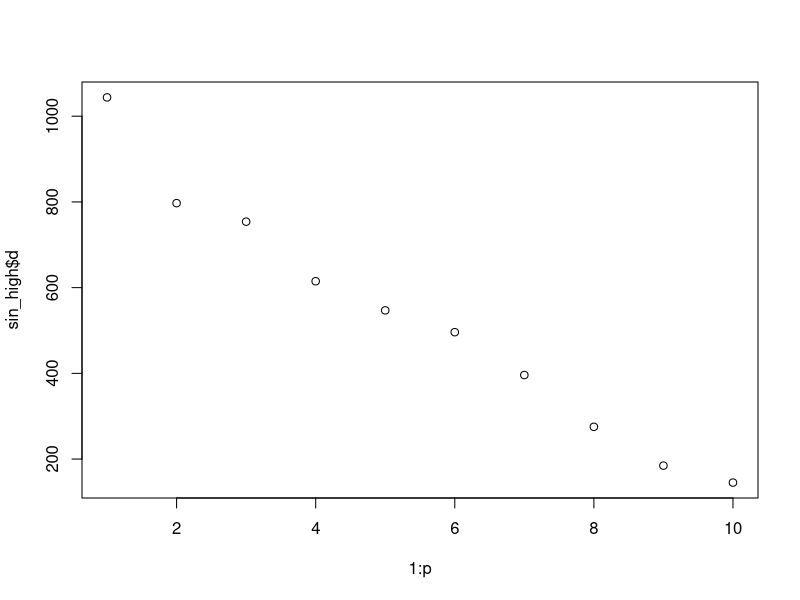
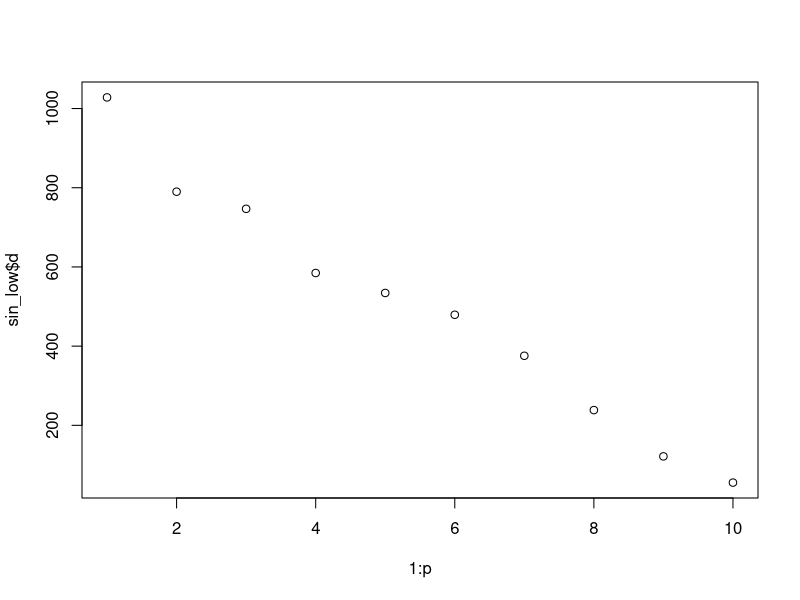
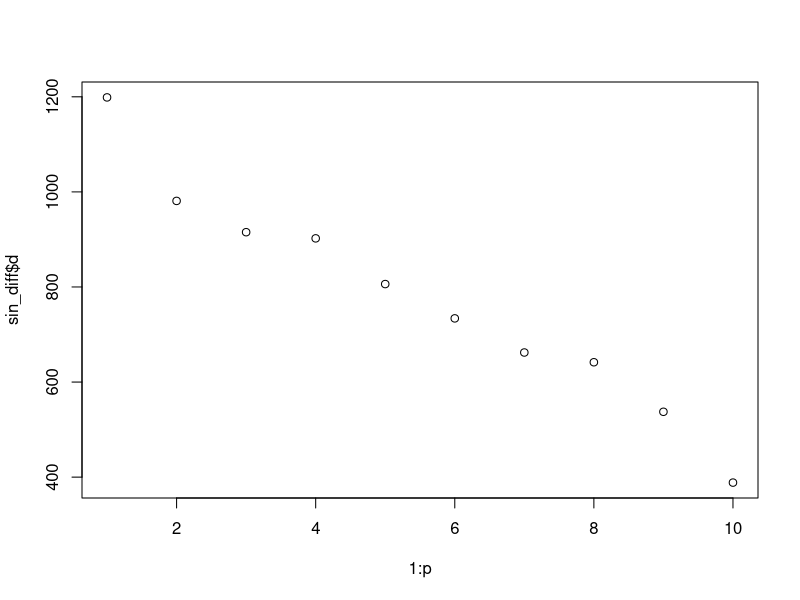
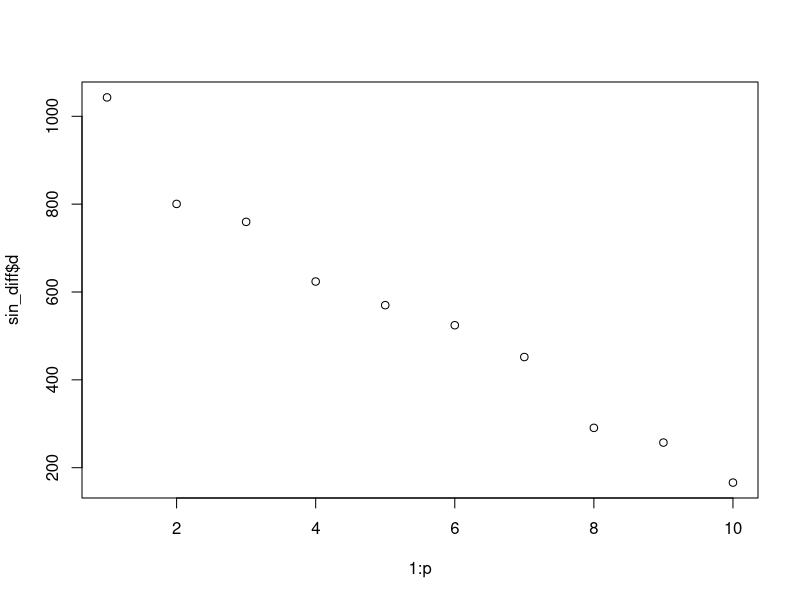
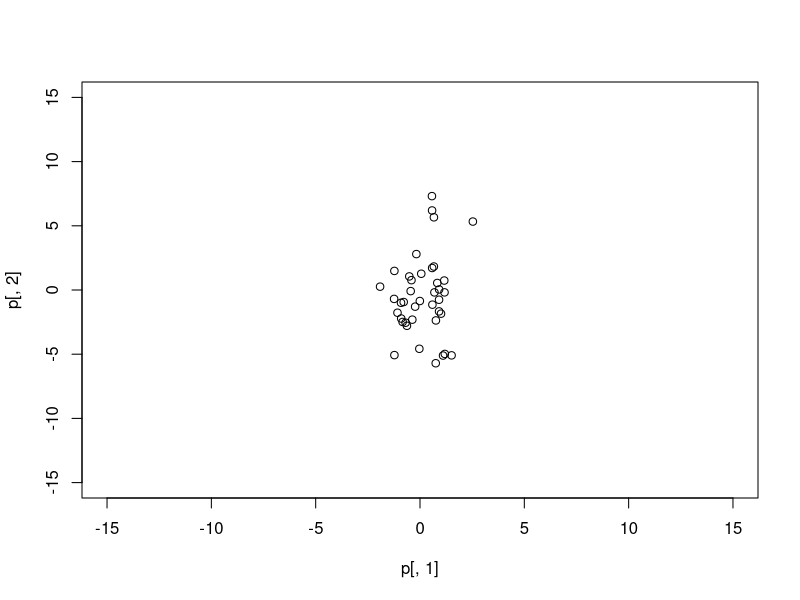
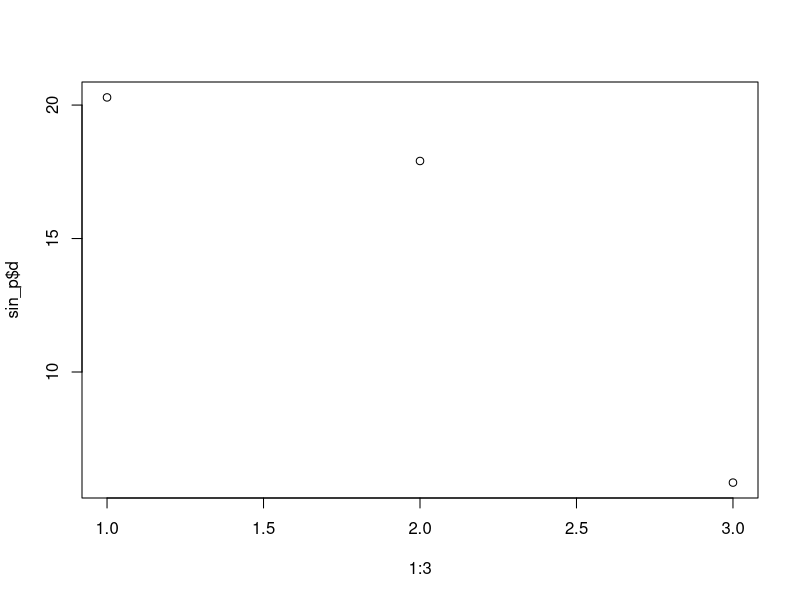

The R source for these figures, in order: (Note: this script raises an error after producing the figures.)
# This R file contains the simulation study conducted on different data sets
# for the Methods Wrong CA and WrongPCAImproved implemented in the file
# Implementation_PCA
library(mvtnorm)



set.seed(2)
# Goal:Create multiple very different data sets to perform simulations on them
n <- 1000
p <- 10
mean_df <- rep(0, p)

# mat <- matrix(runif(p*p, min = -20, 20), nrow = p, ncol = p)
mat <- matrix(rnorm(p*p, mean = 0, sd = 5), nrow = p, ncol = p)
# With mat computed as above: the following scree plots, i.e. look quite linear
# Hence pca-information of a balanced base matrix is hard to influence by different kind of noise
# Redundant information from scree plot and prcomp()

# mat <- matrix(1:p^2, nrow = p, ncol = p)/p^2
# Constant noise almost doesn't effect scree plot
# Differing noise strong uncharaterizable effects
# Increasing noise linearizes the scree plot
df <- rmvnorm(n = n, mean = mean_df, sigma = mat %*% t(mat))


# Gaussian data with uniform "high noise"
dec <- 20
uni_high_noise <- rmvnorm(n = n, mean = mean_df, sigma = diag(rep(dec, p)))
df_uni_high_noise <- df + uni_high_noise

# Scree plot
sin_high <- svd(df_uni_high_noise)
plot(1:p, sin_high$d)




# Gaussian data with uniform "low noise"
dec <- 2.2
uni_low_noise <- rmvnorm(n = n, mean = mean_df, sigma = diag(rep(dec, p)))
df_uni_low_noise <- df + uni_low_noise

# Scree plot
sin_low <- svd(df_uni_low_noise)
plot(1:p, sin_low$d)



# Gaussian data with differing noise in each component
dec <- runif(n = p, min = 0, max = 1000)
diff_noise <- rmvnorm(n = n, mean = mean_df, sigma = diag(dec))
df_diff_noise <- df + diff_noise

# Scree plot
sin_diff <- svd(df_diff_noise)
plot(1:p, sin_diff$d)



# Gaussian data with increasing noise
dec <- c(1:p)^2
diff_noise <- rmvnorm(n = n, mean = mean_df, sigma = diag(dec))
df_diff_noise <- df + diff_noise

# Scree plot
sin_diff <- svd(df_diff_noise)
plot(1:p, sin_diff$d)



# explicit test
p <- rmvnorm(40, mean = c(0, 0, 0), sigma = diag(c(1, 10, 13)))
plot(p[,1], p[,2], xlim = c(-15, 15), ylim = c(-15,15))
sin_p <- svd(p)
plot(1:3, sin_p$d)
pca1 <- prcomp(p)
summary(pca1)
p %*% pca1$rotation[,1:2]


# R built-in function for PCA
pca3 <- prcomp(df, rank. = p, tol = 0)
summary(pca3) # overview of the extent a variable explains the data
pca3$sdev # array sorted by Principal components that explain % of standard deviation




# Start simulation study, import functions from Implementation_PCA

# Generate Folds for Cross-Validation
K <- 5
n <- nrow(df1)
index <- c(1:n)
samples <- vector("list", K)

for (i in 1:K) {
  if (i < K) {
    fold <- sample(index, n/K)
    samples[[i]] <- fold
    index <- index[-which(index %in% fold)]
  }
  else{
    samples[[i]] <- index
  }
}





